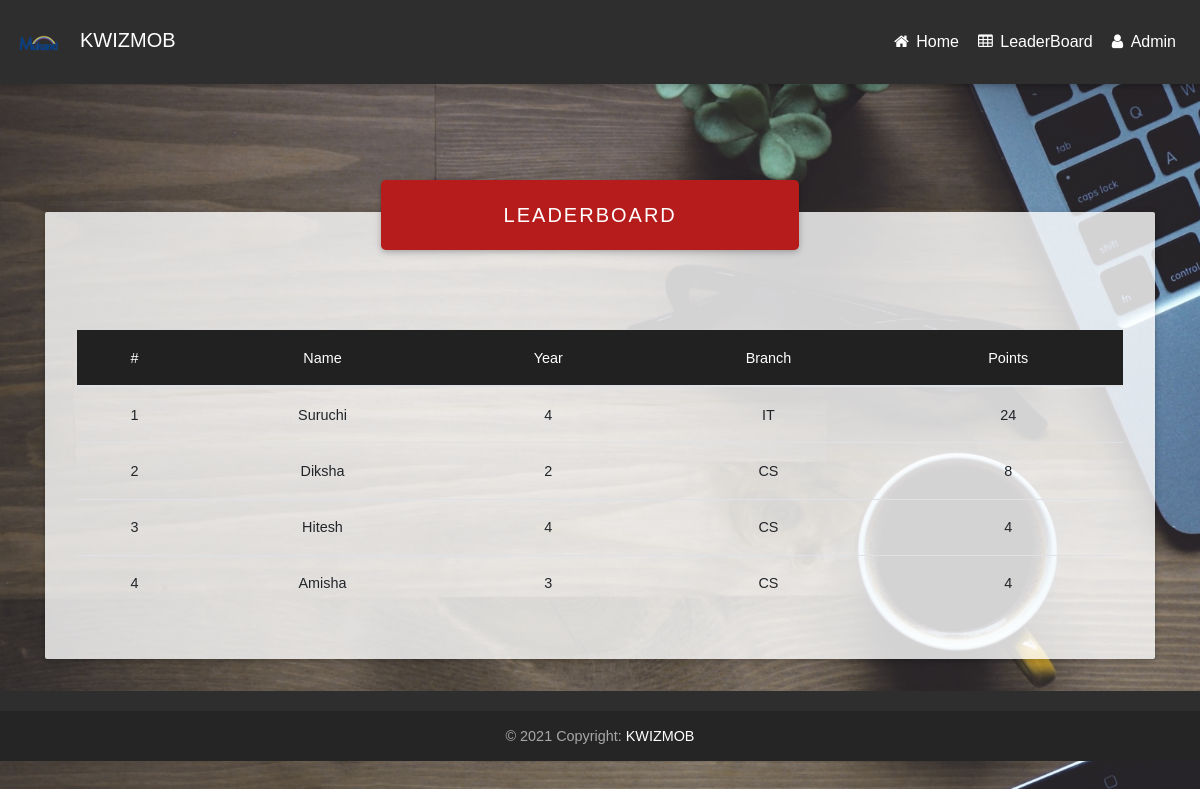
Page /leaderboard/ on the committed database.
### leaderboard/models.py (models this page shows, shortened)
class leaderboard(models.Model):
	user=models.ForeignKey(User,on_delete=models.CASCADE)
	correct_qus=models.IntegerField()
	wrong_qus=models.IntegerField()
	points=models.IntegerField()
	message=models.CharField(max_length=255)
	attempted_qus=models.IntegerField()

### userprofile/models.py (models this page shows, shortened)
class profile(models.Model):
	user=models.ForeignKey(User,on_delete=models.CASCADE)
	name=models.CharField(max_length=255)
	college=models.CharField(max_length=255)
	year=models.IntegerField()
	branch=models.CharField(max_length=255)
	start_time=models.IntegerField(default=0)
	rem_time=models.IntegerField(default=1800)
	contact=models.IntegerField(null=True,blank=True)

### mcq_v2/views.py (the view)
# urls.py: path('leaderboard/',leaderboard),
def leaderboard(request):
	object_1=lb.objects.all().order_by('-points')
	context={
		"object":object_1
	}
	return render(request,'test/leaderboard.html',context)

### templates/test/leaderboard.html (shortened to what this page needs)
{% load static %}
<!DOCTYPE html>
<html lang="en">
<head>
    <link rel="stylesheet" href="https://maxcdn.bootstrapcdn.com/font-awesome/4.7.0/css/font-awesome.min.css">
    <link href="{% static 'assets/css/bootstrap.min.css' %}" rel="stylesheet">
    <link href="{% static 'assets/css/mdb.min.css' %}" rel="stylesheet">
    <link href="{% static 'assets/css/animate.css' %}" rel="stylesheet">
    <link href="{% static 'assets/css/Table.css' %}" rel="stylesheet">
</head>
<body class="fixed-sn animated fadeIn">
    <header>
        <nav class="navbar navbar-expand-lg navbar-dark elegant-color">
            <a href="#" class="navbar-brand" title="MMIL Website"><img src="{% static 'assets/img/logo.png' %}">
                <p id="head">KWIZMOB</p>
            </a>
            <ul class="nav navbar-nav nav-flex-icons ml-auto">
                 <li class="nav-item">
                    <a href="/" class="nav-link">
                        <i class="fa fa-home"></i>
                        <span class="clearfix d-none d-sm-inline-block">Home</span>
                    </a>
                </li>
                <li class="nav-item">
                    <a href="/leaderboard" class="nav-link">
                        <i class="fa fa-table"></i>
                        <span class="clearfix d-none d-sm-inline-block">LeaderBoard</span>
                    </a>
                </li>
                 <li class="nav-item">
                    <a href="/admin" class="nav-link">
                        <i class="fa fa-user"></i>
                        <span class="clearfix d-none d-sm-inline-block">Admin</span>
                    </a>
                </li>
            </ul>
    </header>
    <main class="container">
            <div class="jumbotron">
               <div class="card text-center z-depth-2">
                  <div class="card-body">
                    <p class="white-text mb-0">LeaderBoard</p>
                  </div>
               </div>
               <table class="table table-hover">
                 <thead class="mdb-color grey darken-4">
                   <tr class="text-white">
                      <th>#</th>
                      <th>Name</th>
                      <th>Year</th>
                      <th>Branch</th>
                      <th>Points</th>
                   </tr>
                 </thead>
                 <tbody>
                  {% for obj in object %}
                    <tr>
                      <th scope="row">{{forloop.counter}}</th>
                      <td>{{obj.user.profile_set.all.first.name}}</td>
                      <td>{{obj.user.profile_set.all.first.year}}</td>
                      <td>{{obj.user.profile_set.all.first.branch}}</td>
                      <td>{{obj.points}}</td>
                    </tr>
                  {% endfor %}
                 </tbody>
               </table>
           </div>
    </main>
    <footer class="page-footer elegant-color center-on-small-only">
        <div class="footer-copyright">
            <div class="container-fluid">
                © 2021 Copyright:
                <a href="#">KWIZMOB</a>
            </div>
        </div>
    </footer>
</body>
</html>

### static_mcq/assets/css/Table.css (style rules this page uses)
.jumbotron { margin-top: 8rem; background-color: rgba(255,255,255,0.8); }
th,tr,td { font-weight: bold; cursor: pointer; text-align: center; }
.card { width: 40%; margin-top: -4rem; margin-bottom: 5rem; margin-left: 19rem; font-size: 20px; background-color: #b71c1c; letter-spacing: 2px; text-transform: uppercase; }

### static_mcq/assets/css/style.css (style rules this page uses)
body { background: url("../img/laptop_cup_glasses_plant_114948_1920x1080.jpg") no-repeat center center; -webkit-background-size: cover; -moz-background-size: cover; -o-background-size: cover; background-size: cover; background-attachment: fixed; font-family: 'Quicksand',sans-serif; }
.animated.fadeIn { animation-delay: 0.3s; transition: 0.5 ease; }
.navbar-brand>img { display: block; width: 3rem; margin-top: 0.25rem; margin-left: 0rem; }
p#head { margin-top: -2.5rem; margin-left: 4rem; margin-bottom: 1rem; }

### rows in the picture
leaderboard: user.profile_set.all.first.name "Suruchi", user.profile_set.all.first.year "4", user.profile_set.all.first.branch "IT", points "24"
leaderboard: user.profile_set.all.first.name "Diksha", user.profile_set.all.first.year "2", user.profile_set.all.first.branch "CS", points "8"
leaderboard: user.profile_set.all.first.name "Hitesh", user.profile_set.all.first.year "4", user.profile_set.all.first.branch "CS", points "4"
leaderboard: user.profile_set.all.first.name "Amisha", user.profile_set.all.first.year "3", user.profile_set.all.first.branch "CS", points "4"
